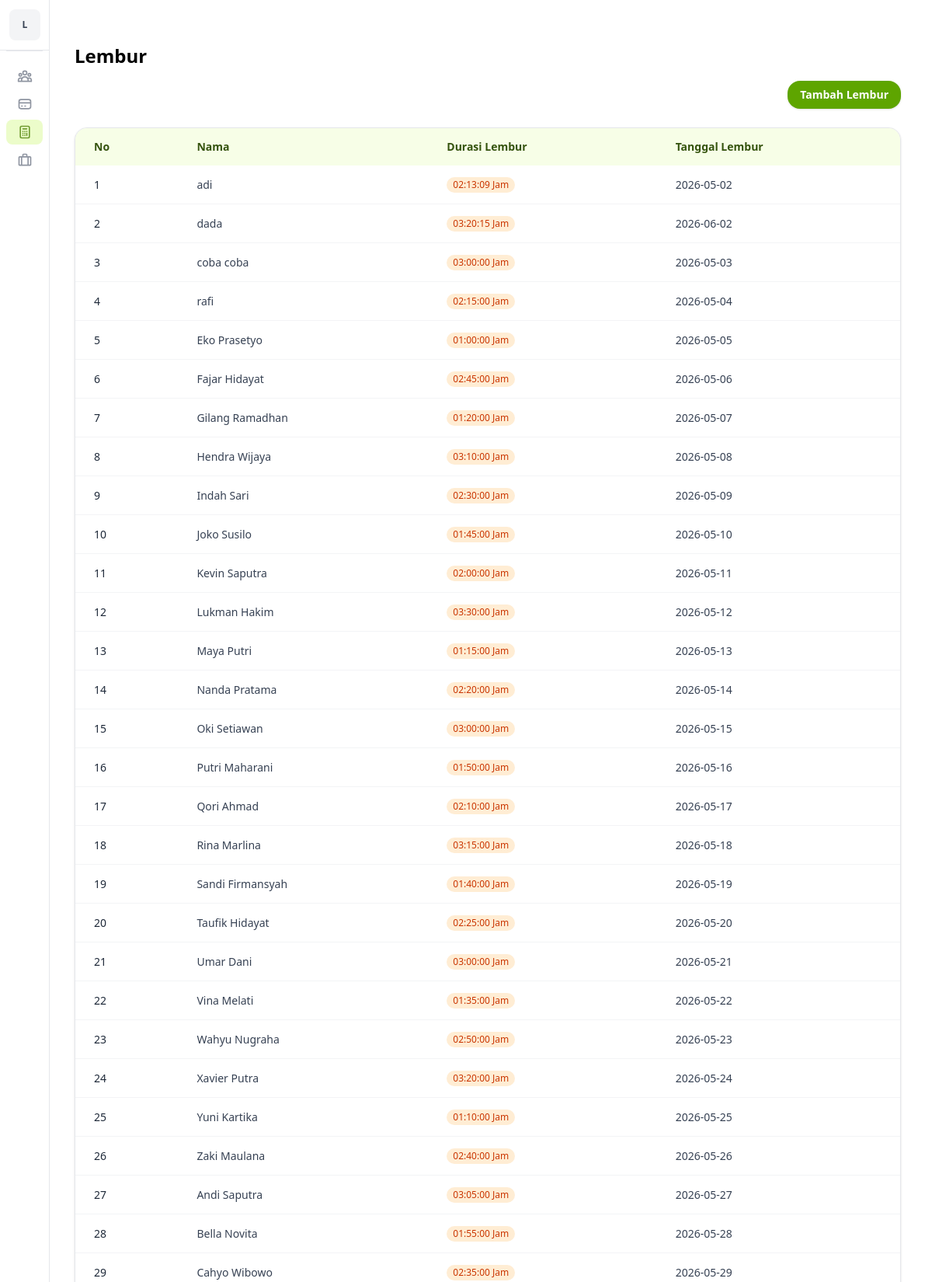
/lembur.php (upper part), run on the app's committed database.
### tables this page shows
CREATE TABLE `lembur` (
  `id_lembur` int NOT NULL,
  `durasi_lembur` time NOT NULL,
  `tanggal_lembur` date NOT NULL,
  `id_pekerja` int NOT NULL
);

CREATE TABLE `pekerja` (
  `id_pekerja` int NOT NULL,
  `nama` varchar(100) NOT NULL,
  `id_jabatan` varchar(10) NOT NULL
);

### crud/read_lembur.php (called while the page is built)
<?php
require __DIR__ . '/../config/koneksi.php';
try {
    $stmt = $koneksi->prepare("
        SELECT
            lembur.id_lembur,
            pekerja.nama,
            lembur.durasi_lembur,
            lembur.tanggal_lembur
        FROM lembur
        JOIN pekerja
        ON lembur.id_pekerja = pekerja.id_pekerja
    ");
    $stmt->execute();
    $result = $stmt->fetchAll(PDO::FETCH_ASSOC);
} catch(PDOException $e) {
    die("Error: " . $e->getMessage());
}

### component/tabel-lembur.php (the view)
<?php
require __DIR__ . "/../crud/read_lembur.php";
?>
<div class="overflow-x-auto rounded-2xl border border-gray-200 bg-white shadow-sm">
  <table class="min-w-full text-xs sm:text-sm">
    <thead class="bg-lime-50 text-lime-900">
      <tr>
        <th class="px-2 py-2 text-left font-semibold sm:px-3 sm:py-2.5 md:px-4 md:py-3 lg:px-6 lg:py-3.5">
          No
        </th>
        <th class="px-2 py-2 text-left font-semibold sm:px-3 sm:py-2.5 md:px-4 md:py-3 lg:px-6 lg:py-3.5">
          Nama
        </th>
        <th class="px-2 py-2 text-left font-semibold sm:px-3 sm:py-2.5 md:px-4 md:py-3 lg:px-6 lg:py-3.5">
          Durasi Lembur
        </th>
        <th class="px-2 py-2 text-left font-semibold sm:px-3 sm:py-2.5 md:px-4 md:py-3 lg:px-6 lg:py-3.5">
          Tanggal Lembur
        </th>
      </tr>
    </thead>
    <tbody class="divide-y divide-gray-100">
      <?php foreach ($result as $index => $item) : ?>
      <tr class="transition hover:bg-lime-50">
        <td class="px-2 py-2 sm:px-3 sm:py-2.5 md:px-4 md:py-3 lg:px-6 lg:py-3.5">
          <div class="font-medium text-gray-800">
            <?php echo $index + 1 ?>
          </div>
        </td>
        <td class="px-2 py-2 text-gray-700 sm:px-3 sm:py-2.5 md:px-4 md:py-3 lg:px-6 lg:py-3.5">
          <?php echo $item["nama"] ?>
        </td>
        <td class="px-2 py-2 text-gray-700 sm:px-3 sm:py-2.5 md:px-4 md:py-3 lg:px-6 lg:py-3.5">
          <span class="inline-block rounded-full bg-orange-100 px-2 py-0.5 text-xs font-medium text-orange-700">
            <?php echo $item["durasi_lembur"] ?> Jam
          </span>
        </td>
        <td class="px-2 py-2 text-gray-700 sm:px-3 sm:py-2.5 md:px-4 md:py-3 lg:px-6 lg:py-3.5">
          <?php echo $item["tanggal_lembur"] ?>
        </td>
      </tr>
      <?php endforeach; ?>
    </tbody>
  </table>
</div>

### data on the page
lembur: id_pekerja.nama "adi", durasi_lembur "02:13:09", tanggal_lembur "2026-05-02"
lembur: id_pekerja.nama "dada", durasi_lembur "03:20:15", tanggal_lembur "2026-06-02"
lembur: id_pekerja.nama "coba coba", durasi_lembur "03:00:00", tanggal_lembur "2026-05-03"
lembur: id_pekerja.nama "rafi", durasi_lembur "02:15:00", tanggal_lembur "2026-05-04"
lembur: id_pekerja.nama "Eko Prasetyo", durasi_lembur "01:00:00", tanggal_lembur "2026-05-05"
lembur: id_pekerja.nama "Fajar Hidayat", durasi_lembur "02:45:00", tanggal_lembur "2026-05-06"
lembur: id_pekerja.nama "Gilang Ramadhan", durasi_lembur "01:20:00", tanggal_lembur "2026-05-07"
lembur: id_pekerja.nama "Hendra Wijaya", durasi_lembur "03:10:00", tanggal_lembur "2026-05-08"
lembur: id_pekerja.nama "Indah Sari", durasi_lembur "02:30:00", tanggal_lembur "2026-05-09"
lembur: id_pekerja.nama "Joko Susilo", durasi_lembur "01:45:00", tanggal_lembur "2026-05-10"
lembur: id_pekerja.nama "Kevin Saputra", durasi_lembur "02:00:00", tanggal_lembur "2026-05-11"
lembur: id_pekerja.nama "Lukman Hakim", durasi_lembur "03:30:00", tanggal_lembur "2026-05-12"
lembur: id_pekerja.nama "Maya Putri", durasi_lembur "01:15:00", tanggal_lembur "2026-05-13"
lembur: id_pekerja.nama "Nanda Pratama", durasi_lembur "02:20:00", tanggal_lembur "2026-05-14"
lembur: id_pekerja.nama "Oki Setiawan", durasi_lembur "03:00:00", tanggal_lembur "2026-05-15"
lembur: id_pekerja.nama "Putri Maharani", durasi_lembur "01:50:00", tanggal_lembur "2026-05-16"
lembur: id_pekerja.nama "Qori Ahmad", durasi_lembur "02:10:00", tanggal_lembur "2026-05-17"
lembur: id_pekerja.nama "Rina Marlina", durasi_lembur "03:15:00", tanggal_lembur "2026-05-18"
lembur: id_pekerja.nama "Sandi Firmansyah", durasi_lembur "01:40:00", tanggal_lembur "2026-05-19"
lembur: id_pekerja.nama "Taufik Hidayat", durasi_lembur "02:25:00", tanggal_lembur "2026-05-20"
lembur: id_pekerja.nama "Umar Dani", durasi_lembur "03:00:00", tanggal_lembur "2026-05-21"
lembur: id_pekerja.nama "Vina Melati", durasi_lembur "01:35:00", tanggal_lembur "2026-05-22"
lembur: id_pekerja.nama "Wahyu Nugraha", durasi_lembur "02:50:00", tanggal_lembur "2026-05-23"
lembur: id_pekerja.nama "Xavier Putra", durasi_lembur "03:20:00", tanggal_lembur "2026-05-24"
lembur: id_pekerja.nama "Yuni Kartika", durasi_lembur "01:10:00", tanggal_lembur "2026-05-25"
lembur: id_pekerja.nama "Zaki Maulana", durasi_lembur "02:40:00", tanggal_lembur "2026-05-26"
lembur: id_pekerja.nama "Andi Saputra", durasi_lembur "03:05:00", tanggal_lembur "2026-05-27"
lembur: id_pekerja.nama "Bella Novita", durasi_lembur "01:55:00", tanggal_lembur "2026-05-28"
lembur: id_pekerja.nama "Cahyo Wibowo", durasi_lembur "02:35:00", tanggal_lembur "2026-05-29"
